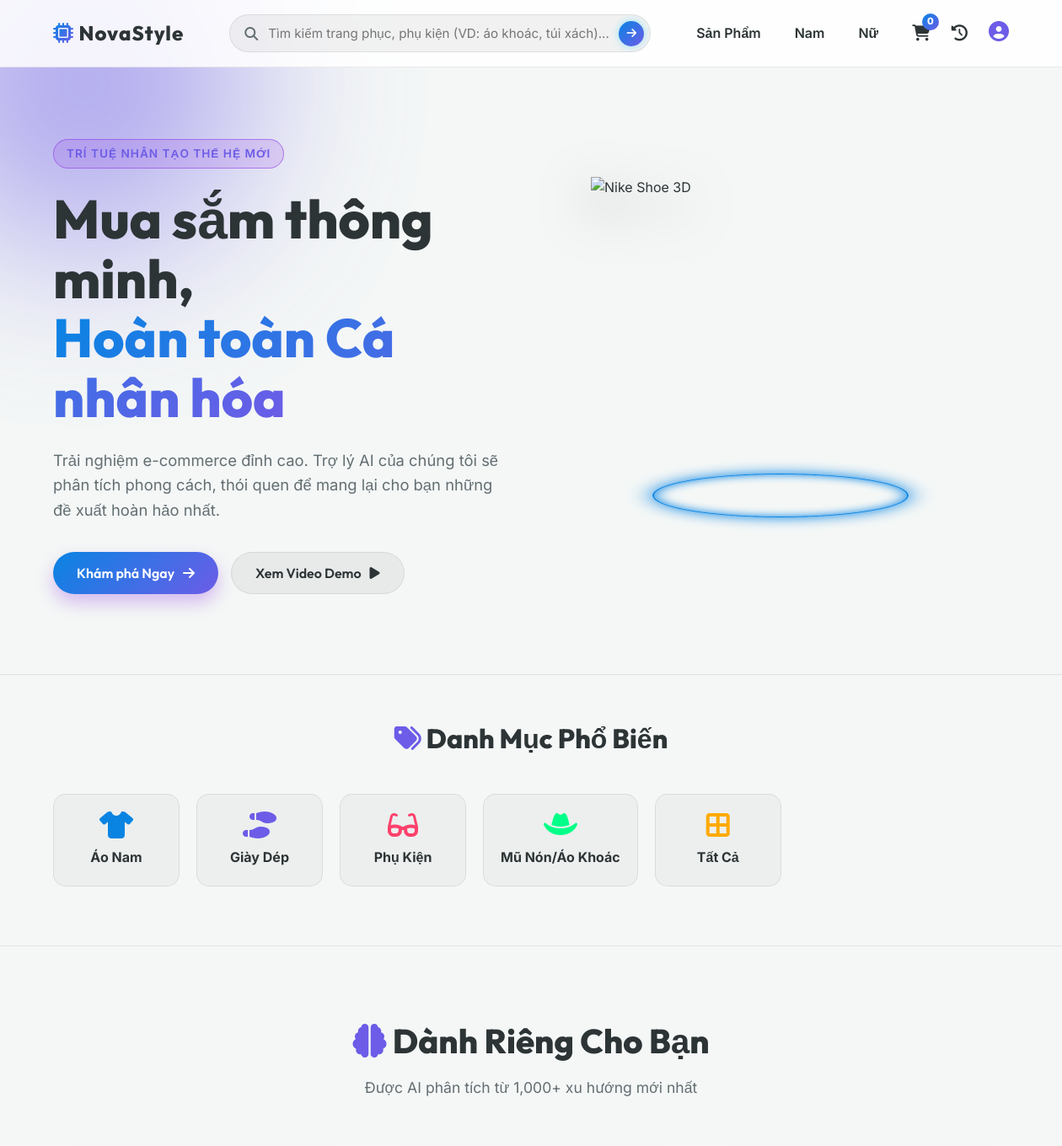
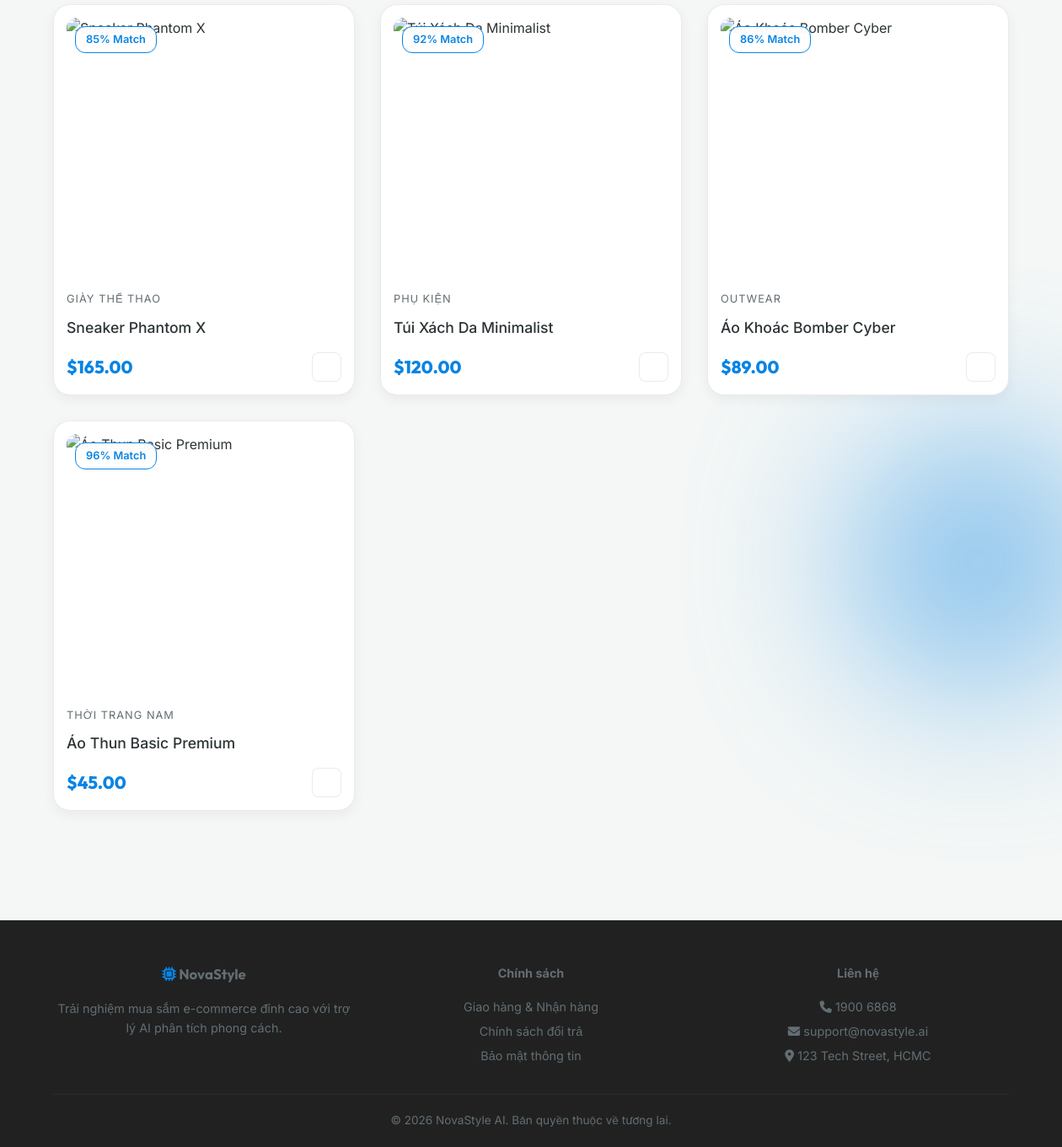
The page / on the database its author committed (2 pictures, top to bottom).
### tables this page shows
CREATE TABLE `products` (
  `id` varchar(20) NOT NULL,
  `category_id` int(11) NOT NULL,
  `name` varchar(255) NOT NULL,
  `description` text,
  `price` decimal(10,2) NOT NULL,
  `image_url` varchar(255) DEFAULT NULL,
  `ai_tags` text COMMENT 'Các từ khóa để tính năng Smart Search quét',
  `stock_quantity` int(11) DEFAULT '100',
  `created_at` timestamp DEFAULT CURRENT_TIMESTAMP,
  PRIMARY KEY (`id`),
  KEY `category_id` (`category_id`),
  CONSTRAINT `fk_products_category` FOREIGN KEY (`category_id`) REFERENCES `categories` (`id`) ON DELETE CASCADE
);

CREATE TABLE `categories` (
  `id` int(11) NOT NULL AUTO_INCREMENT,
  `name` varchar(50) NOT NULL,
  `slug` varchar(50) NOT NULL,
  `description` text,
  PRIMARY KEY (`id`),
  UNIQUE KEY `slug` (`slug`)
);

### index.php (the view, shortened to what this page needs)
<?php
require_once 'db.php';
$stmt = $conn->prepare("SELECT p.*, c.name as cat_name FROM products p JOIN categories c ON p.category_id = c.id ORDER BY RAND() LIMIT 4");
$stmt->execute();
$products = $stmt->fetchAll();
?>
<?php
$cart_count = 0;
?>
<!DOCTYPE html>
<html lang="vi">
<head>
    <link rel="stylesheet" href="style.css">
    <link rel="stylesheet" href="https://cdnjs.cloudflare.com/ajax/libs/font-awesome/6.4.0/css/all.min.css">
</head>
<body>
    <div class="orb orb-1"></div>
    <div class="orb orb-2"></div>
    <nav class="glass-header">
        <div class="logo">
            <a href="index.php" style="text-decoration: none; color: inherit;">
                <i class="fa-solid fa-microchip"></i> NovaStyle
            </a>
        </div>
        <div class="smart-search">
            <i class="fa-solid fa-search"></i>
            <input type="text" placeholder="Tìm kiếm trang phục, phụ kiện (VD: áo khoác, túi xách)...">
            <button class="ai-btn"><i class="fa-solid fa-arrow-right"></i></button>
        </div>
        <div class="nav-links">
            <a href="products.php" class="nav-item" style="text-decoration:none; color:var(--text-main); font-weight:600; margin-right:15px;">Sản Phẩm</a>
            <a href="products.php?category=nam" class="nav-item" style="text-decoration:none; color:var(--text-main); font-weight:600; margin-right:15px;">Nam</a>
            <a href="products.php?category=nu" class="nav-item" style="text-decoration:none; color:var(--text-main); font-weight:600; margin-right:15px;">Nữ</a>
            <a href="cart.php" class="nav-icon" id="openCartBtn"><i class="fa-solid fa-cart-shopping"></i><span class="badge"
                    id="cartBadge"><?= $cart_count ?></span></a>
            <a href="history.php" class="nav-icon" title="Lịch Sử Đơn Hàng">
                <i class="fa-solid fa-clock-rotate-left"></i>
            </a>
            <a href="profile.php" class="nav-icon" title="Hồ Sơ Của Tôi">
                <i class="fa-solid fa-circle-user" style="font-size: 1.5rem; color: var(--accent-purple);"></i>
            </a>
        </div>
    </nav>
    <header class="hero">
        <div class="hero-content">
            <div class="badge-ai">Trí tuệ Nhân tạo Thế hệ Mới</div>
            <h1>Mua sắm thông minh, <br><span class="gradient-text">Hoàn toàn Cá nhân hóa</span></h1>
            <p>Trải nghiệm e-commerce đỉnh cao. Trợ lý AI của chúng tôi sẽ phân tích phong cách, thói quen để mang lại
                cho bạn những đề xuất hoàn hảo nhất.</p>
            <div class="hero-actions">
                <button class="btn btn-primary" onclick="window.location.href='products.php'">Khám phá Ngay <i class="fa-solid fa-arrow-right"></i></button>
                <button class="btn btn-secondary">Xem Video Demo <i class="fa-solid fa-play"></i></button>
            </div>
        </div>
        <div class="hero-visual">
            <div class="hologram-effect">
                <div class="product-ring">
                    <img src="https://images.unsplash.com/photo-1542291026-7eec264c27ff?auto=format&fit=crop&q=80&w=400&h=400"
                        alt="Nike Shoe 3D">
                </div>
            </div>
        </div>
    </header>
    <section class="categories" style="padding: 50px 5%; background: rgba(255,255,255,0.01); border-top: 1px solid var(--glass-border); border-bottom: 1px solid var(--glass-border);">
        <div class="section-header" style="margin-bottom: 40px;">
            <h2 style="font-size: 2rem;"><i class="fa-solid fa-tags"></i> Danh Mục Phổ Biến</h2>
        </div>
        <div style="display: flex; gap: 20px; overflow-x: auto; padding-bottom: 20px; scrollbar-width: thin;" id="categoryFilters">
            <a href="products.php?category=nam" style="text-decoration: none; color: inherit; min-width: 150px; background: rgba(0,0,0,0.03); border: 1px solid var(--glass-border); border-radius: 15px; padding: 20px; text-align: center; cursor: pointer; transition: 0.3s;" onmouseover="this.style.background='rgba(138,43,226,0.1)'" onmouseout="this.style.background='rgba(0,0,0,0.03)'">
                <i class="fa-solid fa-shirt" style="font-size: 2rem; color: var(--accent-blue); margin-bottom: 10px;"></i>
                <h4 style="margin:0;">Áo Nam</h4>
            </a>
            <a href="products.php?category=giay" style="text-decoration: none; color: inherit; min-width: 150px; background: rgba(0,0,0,0.03); border: 1px solid var(--glass-border); border-radius: 15px; padding: 20px; text-align: center; cursor: pointer; transition: 0.3s;" onmouseover="this.style.background='rgba(138,43,226,0.1)'" onmouseout="this.style.background='rgba(0,0,0,0.03)'">
                <i class="fa-solid fa-shoe-prints" style="font-size: 2rem; color: var(--accent-purple); margin-bottom: 10px;"></i>
                <h4 style="margin:0;">Giày Dép</h4>
            </a>
            <a href="products.php?category=phukien" style="text-decoration: none; color: inherit; min-width: 150px; background: rgba(0,0,0,0.03); border: 1px solid var(--glass-border); border-radius: 15px; padding: 20px; text-align: center; cursor: pointer; transition: 0.3s;" onmouseover="this.style.background='rgba(138,43,226,0.1)'" onmouseout="this.style.background='rgba(0,0,0,0.03)'">
                <i class="fa-solid fa-glasses" style="font-size: 2rem; color: #ff416c; margin-bottom: 10px;"></i>
                <h4 style="margin:0;">Phụ Kiện</h4>
            </a>
            <a href="products.php?category=outwear" style="text-decoration: none; color: inherit; min-width: 150px; background: rgba(0,0,0,0.03); border: 1px solid var(--glass-border); border-radius: 15px; padding: 20px; text-align: center; cursor: pointer; transition: 0.3s;" onmouseover="this.style.background='rgba(138,43,226,0.1)'" onmouseout="this.style.background='rgba(0,0,0,0.03)'">
                <i class="fa-solid fa-hat-cowboy" style="font-size: 2rem; color: #00ff88; margin-bottom: 10px;"></i>
                <h4 style="margin:0;">Mũ Nón/Áo Khoác</h4>
            </a>
            <a href="products.php" style="text-decoration: none; color: inherit; min-width: 150px; background: rgba(0,0,0,0.03); border: 1px solid var(--glass-border); border-radius: 15px; padding: 20px; text-align: center; cursor: pointer; transition: 0.3s;" onmouseover="this.style.background='rgba(138,43,226,0.1)'" onmouseout="this.style.background='rgba(0,0,0,0.03)'">
                <i class="fa-solid fa-border-all" style="font-size: 2rem; color: #ffaa00; margin-bottom: 10px;"></i>
                <h4 style="margin:0;">Tất Cả</h4>
            </a>
        </div>
    </section>
    <section class="ai-curated">
        <div class="section-header">
            <h2><i class="fa-solid fa-brain"></i> Dành Riêng Cho Bạn</h2>
            <p>Được AI phân tích từ 1,000+ xu hướng mới nhất</p>
        </div>
        <div class="product-grid" id="productGrid">
            <?php foreach ($products as $row): ?>
            <div class="product-card">
                <div class="card-image">
                    <div class="ai-match"><?= rand(85, 99) ?>% Match</div>
                </div>
                <div class="card-info">
                    <span class="category"><?= htmlspecialchars($row['cat_name']) ?></span>
                    <h3><?= htmlspecialchars($row['name']) ?></h3>
                    <div class="price-row">
                        <span class="price">$<?= number_format($row['price'], 2) ?></span>
                        <button class="add-to-cart" data-id="<?= htmlspecialchars($row['id']) ?>" data-name="<?= htmlspecialchars($row['name']) ?>" data-price="<?= $row['price'] ?>" data-image="<?= htmlspecialchars($row['image_url']) ?>">
                            <i class="fa-solid fa-cart-plus"></i>
                        </button>
                    </div>
                </div>
            </div>
            <?php endforeach; ?>
        </div>
    </section>
    <footer style="background: rgba(10,10,12,0.9); border-top: 1px solid var(--glass-border); padding: 50px 5% 20px;">
        <div style="display: grid; grid-template-columns: repeat(auto-fit, minmax(200px, 1fr)); gap: 30px; margin-bottom: 30px;">
            <div>
                <h3 style="font-family: var(--font-heading); margin-bottom: 15px;"><i class="fa-solid fa-microchip" style="color: var(--accent-blue);"></i> NovaStyle</h3>
                <p style="color: var(--text-muted); font-size: 0.9rem;">Trải nghiệm mua sắm e-commerce đỉnh cao với trợ lý AI phân tích phong cách.</p>
            </div>
            <div>
                <h4 style="margin-bottom: 15px;">Chính sách</h4>
                <ul style="list-style: none; padding: 0; color: var(--text-muted); font-size: 0.9rem; line-height: 2;">
                    <li><a href="#" style="color: inherit; text-decoration: none;">Giao hàng & Nhận hàng</a></li>
                    <li><a href="#" style="color: inherit; text-decoration: none;">Chính sách đổi trả</a></li>
                    <li><a href="#" style="color: inherit; text-decoration: none;">Bảo mật thông tin</a></li>
                </ul>
            </div>
            <div>
                <h4 style="margin-bottom: 15px;">Liên hệ</h4>
                <ul style="list-style: none; padding: 0; color: var(--text-muted); font-size: 0.9rem; line-height: 2;">
                    <li><i class="fa-solid fa-phone"></i> 1900 6868</li>
                    <li><i class="fa-solid fa-envelope"></i> support@novastyle.ai</li>
                    <li><i class="fa-solid fa-location-dot"></i> 123 Tech Street, HCMC</li>
                </ul>
            </div>
        </div>
        <p style="text-align: center; color: var(--text-muted); font-size: 0.85rem; border-top: 1px solid rgba(255,255,255,0.05); padding-top: 20px;">&copy; 2026 NovaStyle AI. Bản quyền thuộc về tương lai.</p>
    </footer>
</body>
</html>

### rows shown on the page
products: category.name "GIÀY THỂ THAO", name "Sneaker Phantom X", price "165.00"
products: category.name "PHỤ KIỆN", name "Túi Xách Da Minimalist", price "120.00"
products: category.name "OUTWEAR", name "Áo Khoác Bomber Cyber", price "89.00"
products: category.name "THỜI TRANG NAM", name "Áo Thun Basic Premium", price "45.00"

### other values the page prints
$cart_count "0"
